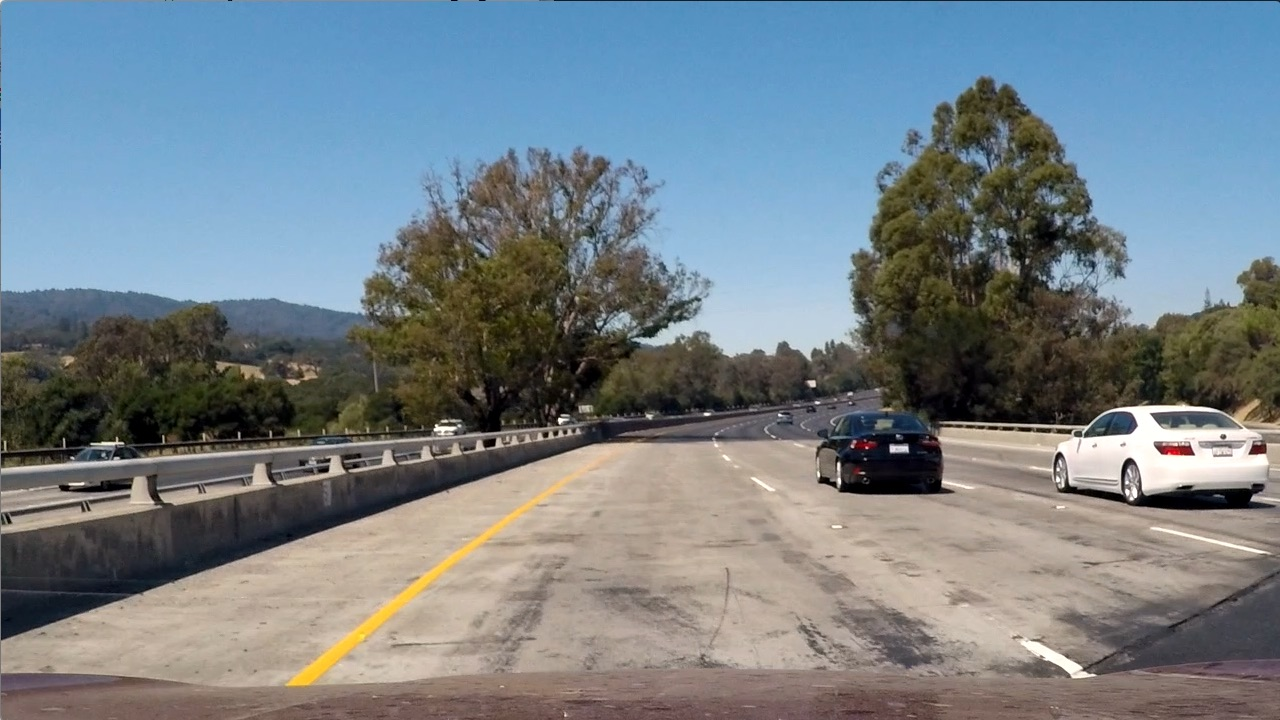
#> input picture test_images/test1.jpg, 1280 x 720 px; its folder holds only this picture in this run
$ jupyter execute --allow-errors vehicle_detection.ipynb   (shell and % lines are left out)   (older library calls are emulated)
#> lines starting #> are read from the running program, lines starting #| are printed output that depends on the picture
[cell 1]
import matplotlib.image as mpimg
import matplotlib.pyplot as plt
import numpy as np
import cv2
import glob
import time

[cell 2]
from skimage.feature import hog
# Define a function to return HOG features and visualization
def get_hog_features(img, orient, pix_per_cell, cell_per_block, vis=False, feature_vec=True):
    if vis == True:
        features, hog_image = hog(img, orientations=orient, pixels_per_cell=(pix_per_cell, pix_per_cell),
                                  cells_per_block=(cell_per_block, cell_per_block), transform_sqrt=True,
                                  visualise=vis, feature_vector=feature_vec)
        return features, hog_image
    else:
        features = hog(img, orientations=orient, pixels_per_cell=(pix_per_cell, pix_per_cell),
                       cells_per_block=(cell_per_block, cell_per_block), transform_sqrt=True,
                       visualise=vis, feature_vector=feature_vec)
        return features

[cell 3]
import os
def test_hog_features(img_dirs, img_names):
    fig = plt.figure(figsize=(12, 3))
    rows = 1
    cols = 4
    for idx in range(len(img_dirs)):
        plt.subplot(rows, cols, 2*idx + 1)
        img = mpimg.imread(os.path.join(img_dirs[idx], img_names[idx]))
        gray = cv2.cvtColor(img, cv2.COLOR_RGB2GRAY)
        plt.imshow(gray, cmap='gray')

        plt.subplot(rows, cols, 2*idx + 2)
        features, hog_img = get_hog_features(gray, orient=9, pix_per_cell=8, cell_per_block=2, vis=True)
        plt.imshow(hog_img, cmap='gray')
    plt.tight_layout()
    #plt.savefig('car_nocar_hogfeatuer.jpg')

#> (a cell that did not finish here is left out)

[cell 5]
# Define a function to compute color histogram features
def color_hist(img, nbins=32, bins_range=(0, 256)):
    # Compute the histogram of the color channels separately
    channel1_hist = np.histogram(img[:,:,0], bins=nbins, range=bins_range)
    channel2_hist = np.histogram(img[:,:,1], bins=nbins, range=bins_range)
    channel3_hist = np.histogram(img[:,:,2], bins=nbins, range=bins_range)
    # Concatenate the histograms into a single feature vector
    hist_features = np.concatenate((channel1_hist[0], channel2_hist[0], channel3_hist[0]))
    return hist_features

[cell 6]
# Define a function to compute binned color features
def bin_spatial(img, size=(32, 32)):
    # Use cv2.resize().ravel() to create the feature vector
    features = cv2.resize(img, size).ravel()
    # Return the feature vector
    return features

[cell 7]
# [34 lines left out: function extract_img_features, not called in this run]

[cell 8]
def extract_features(img_list, cspace='RGB', spatial_size=(32, 32), hist_bins=32, hist_range=(0, 256),
                     hog_channel=0, orient=9, pix_per_cell=8, cell_per_block=2):
    features_ary = []
    for img_name in img_list:
        features = extract_img_features(img_name, cspace, spatial_size, hist_bins, hist_range,
                                       hog_channel, orient, pix_per_cell, cell_per_block)
        features_ary.append(features)
    return features_ary

[cell 9]
import glob
def read_data(data_dir):
#> called with data_dir = './vehicles'
    data = []
#> data = []
    for dir, _ ,_ in os.walk(data_dir):
        data.extend(glob.glob(os.path.join(dir,'*.*')))
    return data

[cell 10]
car_list = read_data('./vehicles')
#> car_list = []
nocar_list = read_data('./non-vehicles')
print(len(car_list), len(nocar_list))
#| 0 0

[cell 11]
channel_parameters = ['YCrCb', 'YUV', 'HLS', 'LUV', 'HSV', 'RGB']

[cell 12]
from sklearn.svm import LinearSVC, SVC
from sklearn.preprocessing import StandardScaler
from sklearn.model_selection import train_test_split
from sklearn.metrics import accuracy_score
from sklearn.metrics import fbeta_score

class Model():
    def __init__(self, features_parameter):
        self.cspace = features_parameter[0]
        self.hog_channel = features_parameter[1]
        self.clf = LinearSVC(C=1, random_state=0)
        self.scaler = StandardScaler()
        self.spatial_size = (16, 16)
        self.hist_bins = 16
        self.hist_range = (0, 256)
        self.orient = 9
        self.pix_per_cell = 8
        self.cell_per_block = 2
        self.beta = 0.5

    def scale_features(self, car_list, nocar_list):
        car_features = extract_features(car_list, self.cspace, self.spatial_size, self.hist_bins, self.hist_range,
                                        self.hog_channel, self.orient, self.pix_per_cell, self.cell_per_block)
        nocar_features = extract_features(nocar_list, self.cspace, self.spatial_size, self.hist_bins, self.hist_range,
                                          self.hog_channel, self.orient, self.pix_per_cell, self.cell_per_block)
        features = np.vstack([car_features, nocar_features]).astype(np.float64)
        self.scaler.fit(features)
        X = self.scaler.transform(features)
        y = np.hstack((np.ones(len(car_features)), np.zeros(len(nocar_features))))
        return X, y

    def fit(self, car_list, nocar_list):
        X, y = self.scale_features(car_list, nocar_list)
        X_train, X_test, y_train, y_test = train_test_split(X, y, test_size=0.2, random_state=100)
        self.clf.fit(X_train, y_train)

        y_train_pred = self.clf.predict(X_train)
        y_test_pred = self.clf.predict(X_test)

        accuracy_train =  accuracy_score(y_train, y_train_pred)
        accuracy_test = accuracy_score(y_test, y_test_pred)
        f_train = fbeta_score(y_train, y_train_pred, beta=self.beta)
        f_test = fbeta_score(y_test, y_test_pred, beta=self.beta)

        return accuracy_train, accuracy_test, f_train, f_test

[cell 13]
import time
def check_model():
    for channel in channel_parameters:
        for hog_channel in [-1, 0, 1, 2]:
            print(channel, hog_channel)
            t1=time.time()
            model = Model([channel, hog_channel])
            accuracy_train, accuracy_test, f_train, f_test = model.fit(car_list, nocar_list)
            t2 = time.time()
            print (round(t2-t1, 2), 'Seconds to extract and fit features')
            print (accuracy_train, accuracy_test, f_train, f_test)
#> (the rest of this cell did not finish here and is left out)

[cell 14]
model = Model(['YCrCb', -1])
#> (the rest of this cell did not finish here and is left out)

#> in test_find_cars, img is the input picture: shape (720, 1280, 3); mean R, G, B 117.5, 128.7, 135.5
print (accuracy_train, accuracy_test, f_train, f_test)

[cell 15]
def convert_color(img, conv='RGB2YCrCb'):
    if conv == 'RGB2YCrCb':
        return cv2.cvtColor(img, cv2.COLOR_RGB2YCrCb)
    if conv == 'BGR2YCrCb':
        return cv2.cvtColor(img, cv2.COLOR_BGR2YCrCb)
    if conv == 'RGB2LUV':
        return cv2.cvtColor(img, cv2.COLOR_RGB2LUV)

[cell 16]
def find_cars(img, ystart, ystop, scale):

#> called with ystart = 400, ystop = 720, scale = 1.5
    draw_img = np.copy(img)
    #img = img.astype(np.float32)/255

    img_tosearch = img[ystart:ystop,:,:]
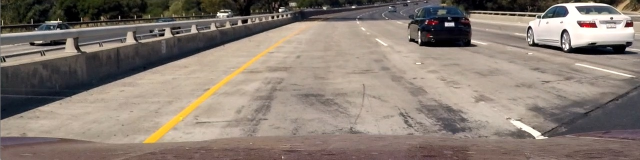
#> img_tosearch: shape (320, 1280, 3) (shown at 1/2 size); mean R, G, B 137.8, 125.5, 115.9
    ctrans_tosearch = convert_color(img_tosearch, conv='RGB2YCrCb')
    if scale != 1:
        imshape = ctrans_tosearch.shape
        ctrans_tosearch = cv2.resize(ctrans_tosearch, (np.int(imshape[1]/scale), np.int(imshape[0]/scale)))
#> ctrans_tosearch: shape (213, 853, 3); mean of channels 0, 1, 2 128, 134.9, 121.1

    ch1 = ctrans_tosearch[:,:,0]
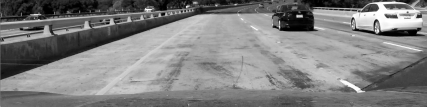
#> ch1: shape (213, 853) (shown at 1/2 size); min 0, max 255, mean 128
    ch2 = ctrans_tosearch[:,:,1]
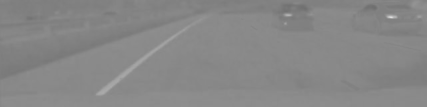
#> ch2: shape (213, 853) (shown at 1/2 size); min 111, max 227, mean 134.9
    ch3 = ctrans_tosearch[:,:,2]
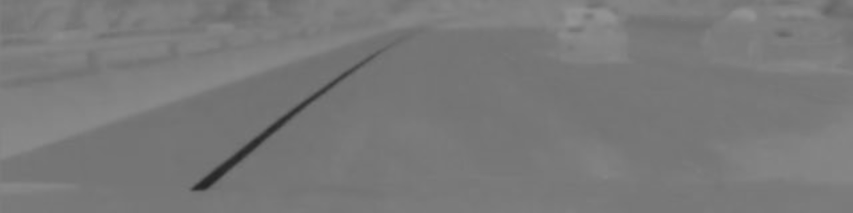
#> ch3: shape (213, 853); min 36, max 148, mean 121.1

    # Define blocks and steps as above
    nxblocks = (ch1.shape[1] // model.pix_per_cell) - model.cell_per_block + 1
    nyblocks = (ch1.shape[0] // model.pix_per_cell) - model.cell_per_block + 1
    nfeat_per_block = model.orient*model.cell_per_block**2

    # 64 was the orginal sampling rate, with 8 cells and 8 pix per cell
    window = 64
    nblocks_per_window = (window // model.pix_per_cell) - model.cell_per_block + 1
    cells_per_step = 2  # Instead of overlap, define how many cells to step
    nxsteps = (nxblocks - nblocks_per_window) // cells_per_step
    nysteps = (nyblocks - nblocks_per_window) // cells_per_step

    # Compute individual channel HOG features for the entire image
    hog1 = get_hog_features(ch1, model.orient, model.pix_per_cell, model.cell_per_block, feature_vec=False)
    hog2 = get_hog_features(ch2, model.orient, model.pix_per_cell, model.cell_per_block, feature_vec=False)
    hog3 = get_hog_features(ch3, model.orient, model.pix_per_cell, model.cell_per_block, feature_vec=False)

    windows = []
    for xb in range(nxsteps):
        for yb in range(nysteps):
            ypos = yb*cells_per_step
            xpos = xb*cells_per_step
            # Extract HOG for this patch
            hog_feat1 = hog1[ypos:ypos+nblocks_per_window, xpos:xpos+nblocks_per_window].ravel()
            hog_feat2 = hog2[ypos:ypos+nblocks_per_window, xpos:xpos+nblocks_per_window].ravel()
            hog_feat3 = hog3[ypos:ypos+nblocks_per_window, xpos:xpos+nblocks_per_window].ravel()
            hog_features = np.hstack((hog_feat1, hog_feat2, hog_feat3))

            xleft = xpos*model.pix_per_cell
            ytop = ypos*model.pix_per_cell

            # Extract the image patch
            subimg = cv2.resize(ctrans_tosearch[ytop:ytop+window, xleft:xleft+window], (64,64))

            # Get color features
            spatial_features = bin_spatial(subimg, size=model.spatial_size)
            hist_features = color_hist(subimg, nbins=model.hist_bins)

            # Scale features and make a prediction
            test_features = model.scaler.transform(np.hstack((spatial_features, hist_features, hog_features)).reshape(1, -1))
            #test_features = X_scaler.transform(np.hstack((shape_feat, hist_feat)).reshape(1, -1))
            test_prediction = model.clf.predict(test_features)
            #print (test_prediction)

            if test_prediction == 1:
                xbox_left = np.int(xleft*scale)
                ytop_draw = np.int(ytop*scale)
                win_draw = np.int(window*scale)
                cv2.rectangle(draw_img,(xbox_left, ytop_draw+ystart),(xbox_left+win_draw, ytop_draw+win_draw+ystart),(0,0,255),6)
                windows.append(((xbox_left, ytop_draw+ystart),(xbox_left+win_draw, ytop_draw+win_draw+ystart)))
#> subimg: shape (64, 64, 3); mean of channels 0, 1, 2 67.5, 129, 124
#> after the loop, windows = []
    return windows

[cell 17]
# [8 lines left out: function draw_boxes, not called in this run]

[cell 18]
ystart = 400
ystop = 720
scale = 1.5
def test_find_cars(test_image_dir):
    image_name_list = os.listdir(test_image_dir)
    rows = 2
    cols = 3
    fig = plt.figure(figsize=(15, 7))
    idx = 0
    for file_name in image_name_list:
        if file_name.find('jpg') != -1:
            plt.subplot(rows, cols, idx+1)
            idx = idx + 1
            img = mpimg.imread(os.path.join(test_image_dir, file_name))
            windows = find_cars(img, ystart, ystop, scale)
            out_img = draw_boxes(img, windows)
            plt.title(file_name)
            plt.imshow(out_img)
    plt.tight_layout()
    #plt.savefig('test_find_cars.jpg')
#> (the rest of this cell did not finish here and is left out)

[cell 19]
# [8 lines left out: function add_heat, not called in this run]

[cell 20]
# [5 lines left out: function apply_threshold, not called in this run]

[cell 21]
# [14 lines left out: function draw_labeled_bboxes, not called in this run]

[cell 22]
from scipy.ndimage.measurements import label
scales=[.75, 1., 1.25, 1.5, 2.]
def find_cars_multiscale(img):
    windows_list = []
    for scale in scales:
        windows = find_cars(img, 400, img.shape[0], scale)
        windows_list = windows_list + windows
#> after the loop, windows_list = []

    heatmap_img = np.zeros_like(img[:,:,0])
    #print(windows_list)
    heatmap_img = add_heat(heatmap_img, windows_list)
    heatmap_img = apply_threshold(heatmap_img, 2)

    labels = label(heatmap_img)
    draw_img = draw_labeled_bboxes(np.copy(img), labels)
    return heatmap_img, draw_img

[cell 23]
def test_find_cars_multiscale(test_image_dir):
    image_name_list = os.listdir(test_image_dir)
    rows = 6
    cols = 2
    fig = plt.figure(figsize=(11, 22))
    idx = 0
    for file_name in image_name_list:
        if file_name.find('jpg') != -1:
            plt.subplot(rows, cols, idx+1)
            idx = idx + 1
            img = mpimg.imread(os.path.join(test_image_dir, file_name))
            heat_out, out = find_cars_multiscale(img)
            plt.imshow(heat_out)
            plt.subplot(rows, cols, idx +1)
            idx = idx + 1
            plt.imshow(out)
    plt.tight_layout()
    plt.savefig('find_cars_heatmap.jpg')
#> (the rest of this cell did not finish here and is left out)

[cell 24]
heatmap_list = []
#> heatmap_list = []
max_heatmap_keep = 5

# [21 lines left out: function process_image, not called in this run]

$ run again, on test_images/test5.jpg
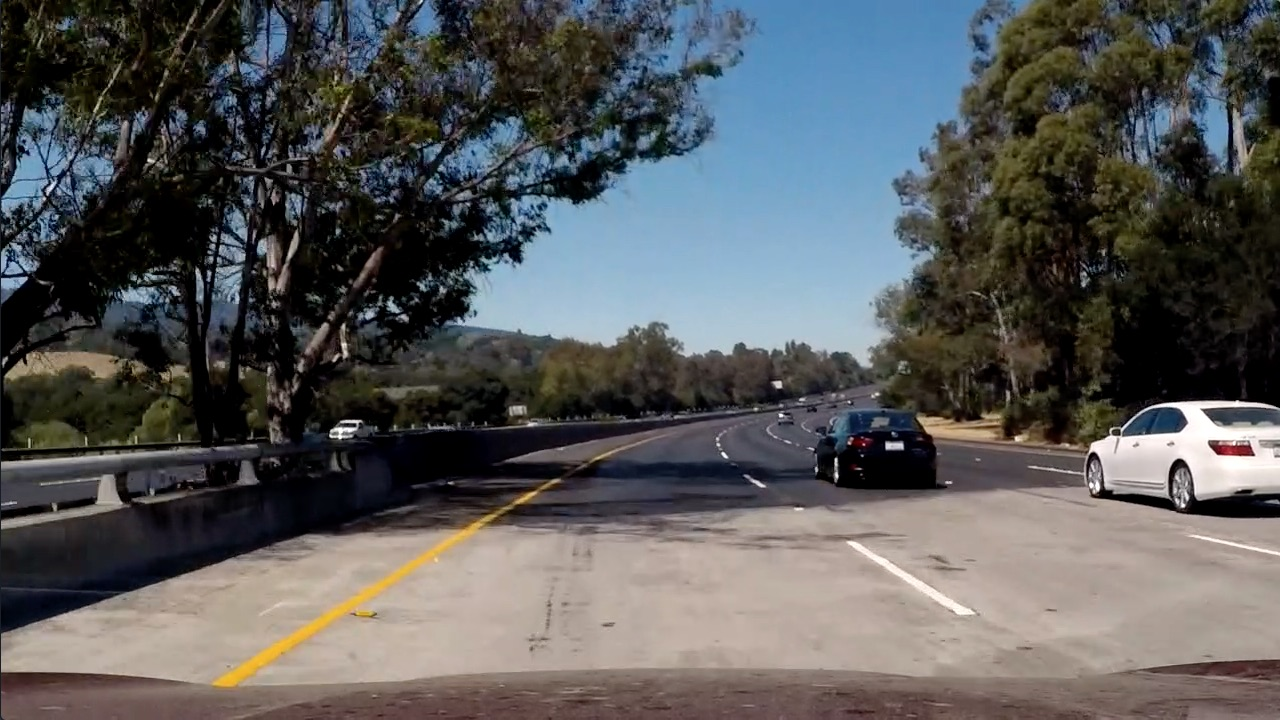
#> input picture test_images/test5.jpg, 1280 x 720 px
#> data = []
#| 0 0
#> in test_find_cars, img is the input picture: shape (720, 1280, 3); mean R, G, B 88.5, 89.3, 89.8
#> ctrans_tosearch: shape (213, 853, 3); mean of channels 0, 1, 2 112.6, 133.9, 123.3
#> in find_cars, `ch1 = ctrans_tosearch[:,:,0]`:
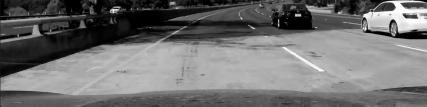
#> ch1: shape (213, 853) (shown at 1/2 size); min 0, max 255, mean 112.6
#> in find_cars, `ch3 = ctrans_tosearch[:,:,2]`:
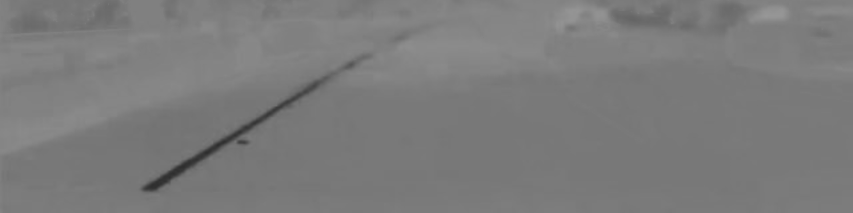
#> ch3: shape (213, 853); min 46, max 151, mean 123.3

$ run again, on test_images/test6.jpg
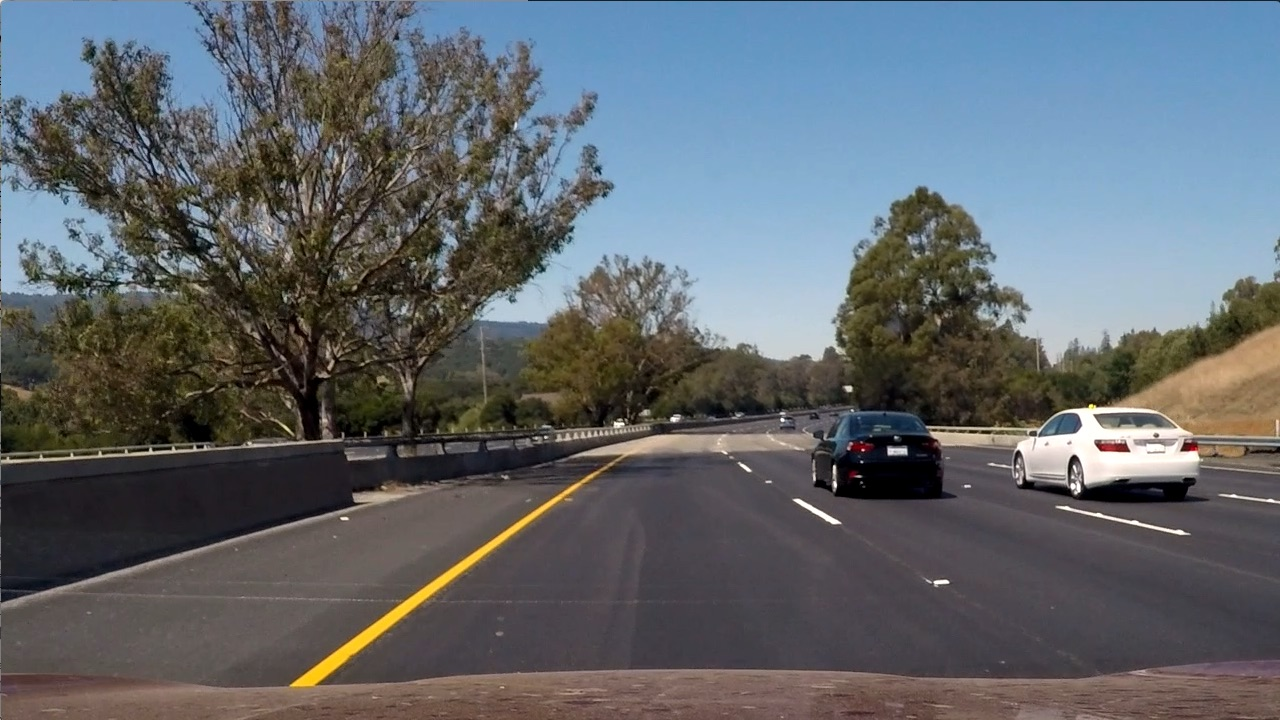
#> input picture test_images/test6.jpg, 1280 x 720 px
#> data = []
#| 0 0
#> in test_find_cars, img is the input picture: shape (720, 1280, 3); mean R, G, B 97, 102.6, 107.9
#> ctrans_tosearch: shape (213, 853, 3); mean of channels 0, 1, 2 79.7, 132.7, 125.2
#> in find_cars, `ch1 = ctrans_tosearch[:,:,0]`:
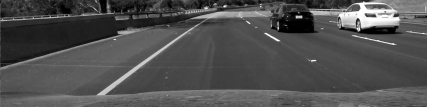
#> ch1: shape (213, 853) (shown at 1/2 size); min 0, max 255, mean 79.7
#> in find_cars, `ch3 = ctrans_tosearch[:,:,2]`:
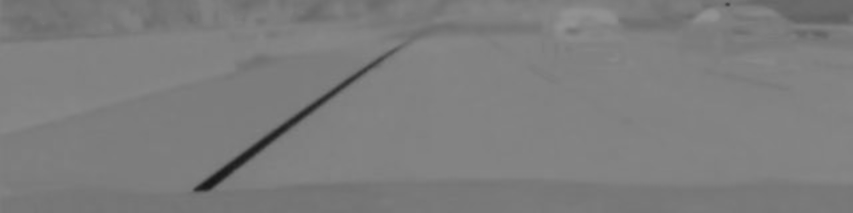
#> ch3: shape (213, 853); min 22, max 147, mean 125.2
